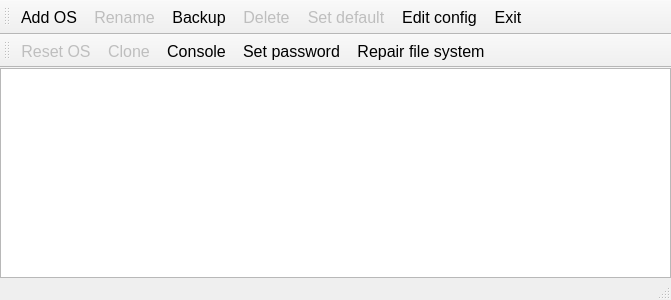
<?xml version="1.0" encoding="UTF-8"?>
<ui version="4.0">
 <class>MainWindow</class>
 <widget class="QMainWindow" name="MainWindow">
  <property name="geometry">
   <rect>
    <x>0</x>
    <y>0</y>
    <width>671</width>
    <height>300</height>
   </rect>
  </property>
  <property name="windowTitle">
   <string>BerryBoot menu editor</string>
  </property>
  <widget class="QWidget" name="centralWidget">
   <layout class="QHBoxLayout" name="horizontalLayout">
    <property name="margin">
     <number>0</number>
    </property>
    <item>
     <widget class="QListWidget" name="list">
      <property name="font">
       <font>
        <pointsize>16</pointsize>
       </font>
      </property>
     </widget>
    </item>
   </layout>
  </widget>
  <widget class="QToolBar" name="mainToolBar">
   <property name="font">
    <font>
     <pointsize>12</pointsize>
    </font>
   </property>
   <property name="iconSize">
    <size>
     <width>40</width>
     <height>40</height>
    </size>
   </property>
   <property name="toolButtonStyle">
    <enum>Qt::ToolButtonTextUnderIcon</enum>
   </property>
   <attribute name="toolBarArea">
    <enum>TopToolBarArea</enum>
   </attribute>
   <attribute name="toolBarBreak">
    <bool>false</bool>
   </attribute>
   <addaction name="actionAdd_OS"/>
   <addaction name="actionEdit"/>
   <addaction name="actionExport"/>
   <addaction name="actionDelete"/>
   <addaction name="actionSet_default"/>
   <addaction name="actionAdvanced_configuration"/>
   <addaction name="actionExit"/>
  </widget>
  <widget class="QStatusBar" name="statusBar"/>
  <widget class="QToolBar" name="advToolbar">
   <property name="enabled">
    <bool>true</bool>
   </property>
   <property name="font">
    <font>
     <pointsize>12</pointsize>
    </font>
   </property>
   <property name="windowTitle">
    <string>toolBar</string>
   </property>
   <property name="iconSize">
    <size>
     <width>40</width>
     <height>40</height>
    </size>
   </property>
   <property name="toolButtonStyle">
    <enum>Qt::ToolButtonTextUnderIcon</enum>
   </property>
   <attribute name="toolBarArea">
    <enum>TopToolBarArea</enum>
   </attribute>
   <attribute name="toolBarBreak">
    <bool>true</bool>
   </attribute>
   <addaction name="actionRecover"/>
   <addaction name="actionClone"/>
   <addaction name="actionConsole"/>
   <addaction name="actionSetPassword"/>
   <addaction name="actionRepair_file_system"/>
  </widget>
  <action name="actionAdd_OS">
   <property name="icon">
    <iconset resource="icons.qrc">
     <normaloff>:/icons/install.png</normaloff>:/icons/install.png</iconset>
   </property>
   <property name="text">
    <string>Add OS</string>
   </property>
   <property name="toolTip">
    <string>Install another operating system</string>
   </property>
   <property name="shortcut">
    <string>Ctrl+A</string>
   </property>
  </action>
  <action name="actionEdit">
   <property name="enabled">
    <bool>false</bool>
   </property>
   <property name="icon">
    <iconset resource="icons.qrc">
     <normaloff>:/icons/edit-rename.png</normaloff>:/icons/edit-rename.png</iconset>
   </property>
   <property name="text">
    <string>Rename</string>
   </property>
   <property name="toolTip">
    <string>Edit name or memory split</string>
   </property>
  </action>
  <action name="actionClone">
   <property name="enabled">
    <bool>false</bool>
   </property>
   <property name="icon">
    <iconset resource="icons.qrc">
     <normaloff>:/icons/editcopy.png</normaloff>:/icons/editcopy.png</iconset>
   </property>
   <property name="text">
    <string>Clone</string>
   </property>
  </action>
  <action name="actionDelete">
   <property name="enabled">
    <bool>false</bool>
   </property>
   <property name="icon">
    <iconset resource="icons.qrc">
     <normaloff>:/icons/remove.png</normaloff>:/icons/remove.png</iconset>
   </property>
   <property name="text">
    <string>Delete</string>
   </property>
   <property name="shortcut">
    <string>Del</string>
   </property>
  </action>
  <action name="actionSet_default">
   <property name="enabled">
    <bool>false</bool>
   </property>
   <property name="icon">
    <iconset resource="icons.qrc">
     <normaloff>:/icons/bookmark_large.png</normaloff>:/icons/bookmark_large.png</iconset>
   </property>
   <property name="text">
    <string>Set default</string>
   </property>
   <property name="toolTip">
    <string>Make default</string>
   </property>
  </action>
  <action name="actionExit">
   <property name="icon">
    <iconset resource="icons.qrc">
     <normaloff>:/icons/door_in.png</normaloff>:/icons/door_in.png</iconset>
   </property>
   <property name="text">
    <string>Exit</string>
   </property>
   <property name="shortcut">
    <string>Esc</string>
   </property>
  </action>
  <action name="actionExport">
   <property name="enabled">
    <bool>true</bool>
   </property>
   <property name="icon">
    <iconset resource="icons.qrc">
     <normaloff>:/icons/filesave.png</normaloff>:/icons/filesave.png</iconset>
   </property>
   <property name="text">
    <string>Backup</string>
   </property>
  </action>
  <action name="actionAdvanced_configuration">
   <property name="icon">
    <iconset resource="icons.qrc">
     <normaloff>:/icons/configure.png</normaloff>:/icons/configure.png</iconset>
   </property>
   <property name="text">
    <string>Edit config</string>
   </property>
   <property name="shortcut">
    <string>Ctrl+E</string>
   </property>
  </action>
  <action name="actionConsole">
   <property name="icon">
    <iconset resource="icons.qrc">
     <normaloff>:/icons/commandprompt.png</normaloff>:/icons/commandprompt.png</iconset>
   </property>
   <property name="text">
    <string>Console</string>
   </property>
   <property name="shortcut">
    <string>Ctrl+X</string>
   </property>
  </action>
  <action name="actionSetPassword">
   <property name="icon">
    <iconset resource="icons.qrc">
     <normaloff>:/icons/encrypted.png</normaloff>:/icons/encrypted.png</iconset>
   </property>
   <property name="text">
    <string>Set password</string>
   </property>
  </action>
  <action name="actionRepair_file_system">
   <property name="icon">
    <iconset resource="icons.qrc">
     <normaloff>:/icons/help.png</normaloff>:/icons/help.png</iconset>
   </property>
   <property name="text">
    <string>Repair file system</string>
   </property>
   <property name="shortcut">
    <string>Ctrl+R</string>
   </property>
  </action>
  <action name="actionRecover">
   <property name="enabled">
    <bool>false</bool>
   </property>
   <property name="icon">
    <iconset resource="icons.qrc">
     <normaloff>:/icons/document_revert.png</normaloff>:/icons/document_revert.png</iconset>
   </property>
   <property name="text">
    <string>Reset OS</string>
   </property>
   <property name="toolTip">
    <string>Restore original image</string>
   </property>
  </action>
  <action name="actionAdvMenu">
   <property name="checkable">
    <bool>true</bool>
   </property>
   <property name="icon">
    <iconset resource="icons.qrc">
     <normaloff>:/icons/moreoptions.png</normaloff>:/icons/moreoptions.png</iconset>
   </property>
   <property name="text">
    <string>More options</string>
   </property>
   <property name="toolTip">
    <string>Display extra buttons</string>
   </property>
  </action>
 </widget>
 <layoutdefault spacing="6" margin="11"/>
 <resources>
  <include location="icons.qrc"/>
 </resources>
 <connections/>
</ui>
